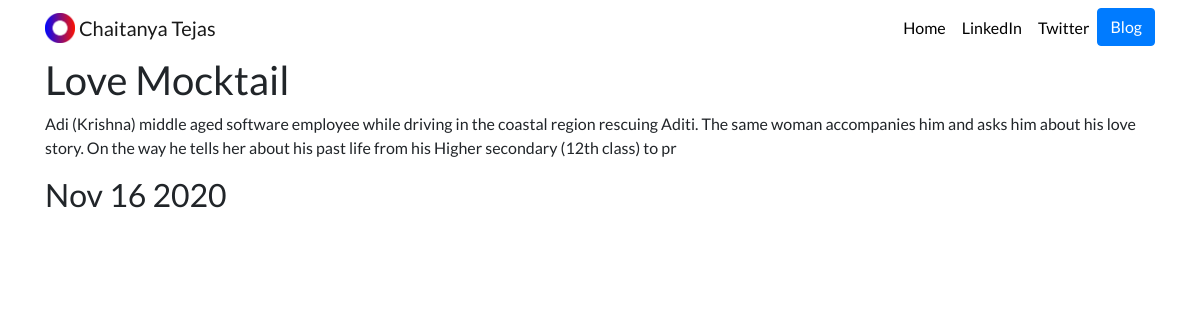
Page /blog/3/ on the committed database.
### blog/models.py (models this page shows)
class blog(models.Model):
    title = models.CharField(max_length=100)
    description = models.TextField(max_length=250)
    date=models.DateField()

### blog/views.py (the view)
# urls.py: path('<int:blog_id>/',views.details,name='details'),
def details(request,blog_id):
    bg=get_object_or_404(blog,pk=blog_id)
    return render(request,'blogs/details.html',{'id':bg})

### blog/templates/blogs/details.html
{% extends 'portfolio/base.html' %}
{% block content %}
<h1>{{id.title}}</h1>
<p>{{id.description|safe}}</p>
<h2>{{id.date|date:'M d Y'}}</h2>
{% endblock %}

### movies/static/movies/custom.css (style rules this page uses)
body { font-family: 'Lato', sans-serif; }

### rows in the picture
blog: title "Love Mocktail", description "Adi (Krishna) middle aged software employee while driving in the coastal region rescuing Aditi. The same woman accompanies him and asks him about his love story. On the way he tells her about his past life from his Higher secondary (12th class) to pr", date "Nov 16 2020"
